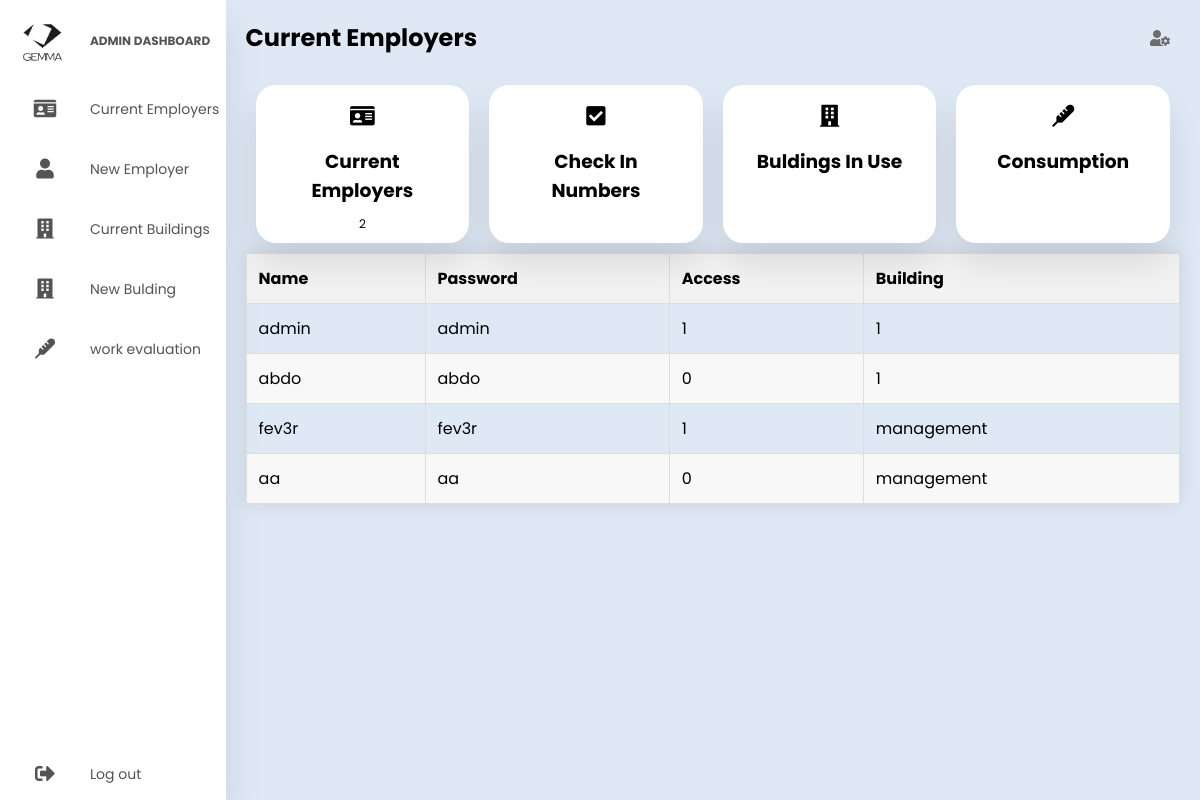
Page /admin_dashboard/current-employers (signed in) on the committed database.
### models.py (models this page shows)
class User(db.Model):
    __tablename__ = 'user_table'
    id = db.Column(db.Integer, primary_key=True)
    name = db.Column(db.String(60), unique=True, nullable=False)
    password = db.Column(db.String(60), nullable=False)
    access = db.Column(db.Integer, default=0)
    building = db.Column(db.String(60), unique=False , nullable=False)

### app.py (the view)
@app.route('/admin_dashboard/current-employers', methods=['GET', 'POST'])
def currentemployers():
    user_id = session.get('user_id')
    if user_id:
        user = User.query.get(user_id)
        if user and user.access >= 1:  # Check user access level, assuming 1 as a threshold
            employers = User.query.all()  # Assuming User is the model for employers
            access_zero_count = User.query.filter_by(access=0).count()
            return render_template('current-employers.html', employers=employers,access_zero_count=access_zero_count)
        return 'Access Denied'
    else:
        return 'Access Denied'

### templates/current-employers.html (shortened to what this page needs)
<span style="font-family: verdana, geneva, sans-serif;"><!DOCTYPE html>
    <html lang="en">
    <head>
      <link rel= "stylesheet" type= "text/css" href= "{{ url_for('static',filename='styles/admin_dashboard.css') }}">
      <link rel="stylesheet" href="https://cdnjs.cloudflare.com/ajax/libs/font-awesome/5.15.4/css/all.min.css"/>
    </head>
    <body>
      <div class="container">
        {% include 'admin_sideMenu.html' %}
        <section class="main">
          <div class="main-top">
            <h1>Current Employers</h1>
            <i class="fas fa-user-cog"></i>
          </div>
          <div class="main-skills">
            <div class="card">
              <i class="fas fa-id-card"></i>
              <h3>Current Employers</h3>
              <p>{{ access_zero_count }}</p>
            </div>
            <div class="card">
              <i class="fa fa-check-square"></i>
              <h3>Check in Numbers</h3>
            </div>
            <div class="card">
              <i class="fa fa-building"></i>
              <h3>Buldings in Use</h3>
            </div>
            <div class="card">
              <i class="fas fa-thermometer"></i>
              <h3>Consumption</h3>
            </div>
          </div>
          <table>
            <thead>
                <tr>
                    <th>Name</th>
                    <th>Password</th>
                    <th>Access</th>
                    <th>Building</th>
                </tr>
            </thead>
            <tbody>
                {% for employer in employers %}
                <tr>
                    <td>{{ employer.name }}</td>
                    <td>{{ employer.password }}</td>
                    <td>{{ employer.access }}</td>
                    <td>{{ employer.building }}</td>
                </tr>
                {% endfor %}
            </tbody>
        </table>
              </div>
    </body>
    </html></span>

### templates/admin_sideMenu.html
<nav>
    <ul>
      <li><a href="{{ url_for('home') }}" class="logo">
        <img src="../static/images/adminlogo.png" alt="">
        <span class="nav-item">Admin DashBoard</span>
      </a></li>
      <li><a href="/admin_dashboard/current-employers">
        <i class="fas fa-id-card"></i>
        <span class="nav-item">Current Employers</span>
      </a></li>
      <li><a href="/admin_dashboard/new_employer">
        <i class="fas fa-user"></i>
        <span class="nav-item">New Employer</span>
      </a></li>
      <li><a href="/admin_dashboard/current-buildings">
        <i class="fas fa-building"></i>
        <span class="nav-item">Current Buildings</span>
      </a></li>
      <li><a href="/admin_dashboard/new_building">
        <i class="fas fa-building"></i>
        <span class="nav-item">New Bulding</span>
      </a></li>
      <li><a href="/admin_dashboard/work_evaluation">
        <i class="fas fa-thermometer"></i>
        <span class="nav-item">work evaluation</span>
      </a></li>
      <li><a href="/" class="logout">
        <i class="fas fa-sign-out-alt"></i>
        <span class="nav-item">Log out</span>
      </a></li>
    </ul>
  </nav>

### static/styles/admin_dashboard.css (style rules this page uses)
* { margin: 0; padding: 0; outline: none; border: none; text-decoration: none; box-sizing: border-box; font-family: "Poppins", sans-serif; }
body { background: #dfe9f5; }
.container { display: flex; }
nav { position: relative; top: 0; bottom: 0; height: 100vh; left: 0; background: #fff; width: 280px; overflow: hidden; box-shadow: 0 20px 35px rgba(0, 0, 0, 0.1); }
.logo { text-align: center; display: flex; margin: 10px 0 0 10px; }
.logo img { width: 45px; height: 45px; border-radius: 20%; }
.logo span { font-weight: bold; padding-left: 15px; font-size: 12px; text-transform: uppercase; }
a { position: relative; color: rgb(85, 83, 83); font-size: 14px; display: table; width: 280px; padding: 10px; }
nav .fas { position: relative; width: 70px; height: 40px; top: 14px; font-size: 20px; text-align: center; }
.nav-item { position: relative; top: 12px; margin-left: 10px; }
.logout { position: absolute; bottom: 0; }
.main { position: relative; padding: 20px; width: 100%; }
.main-top { display: flex; width: 100%; }
.main-top i { position: absolute; right: 0; margin: 10px 30px; color: rgb(110, 109, 109); cursor: pointer; }
.main-skills { display: flex; margin-top: 20px; }
.main-skills .card { width: 25%; margin: 10px; background: #fff; text-align: center; border-radius: 20px; padding: 10px; box-shadow: 0 20px 35px rgba(0, 0, 0, 0.1); }
.main-skills .card h3 { margin: 10px; text-transform: capitalize; }
.main-skills .card p { font-size: 12px; }
.main-skills .card i { font-size: 22px; padding: 10px; }
table { width: 100%; border-collapse: collapse; border-radius: 5px; overflow: hidden; box-shadow: 0 0 20px rgba(0, 0, 0, 0.1); }
th, td { border: 1px solid #dddddd; text-align: left; padding: 12px; }
th { background-color: #f2f2f2; font-weight: bold; }
tr:nth-child(even) { background-color: #f8f8f8; }

### rows in the picture
User: name "admin", password "admin", access "1", building "1"
User: name "abdo", password "abdo", access "0", building "1"
User: name "fev3r", password "fev3r", access "1", building "management"
User: name "aa", password "aa", access "0", building "management"

### other values in the picture
{{ access_zero_count }} "2"
